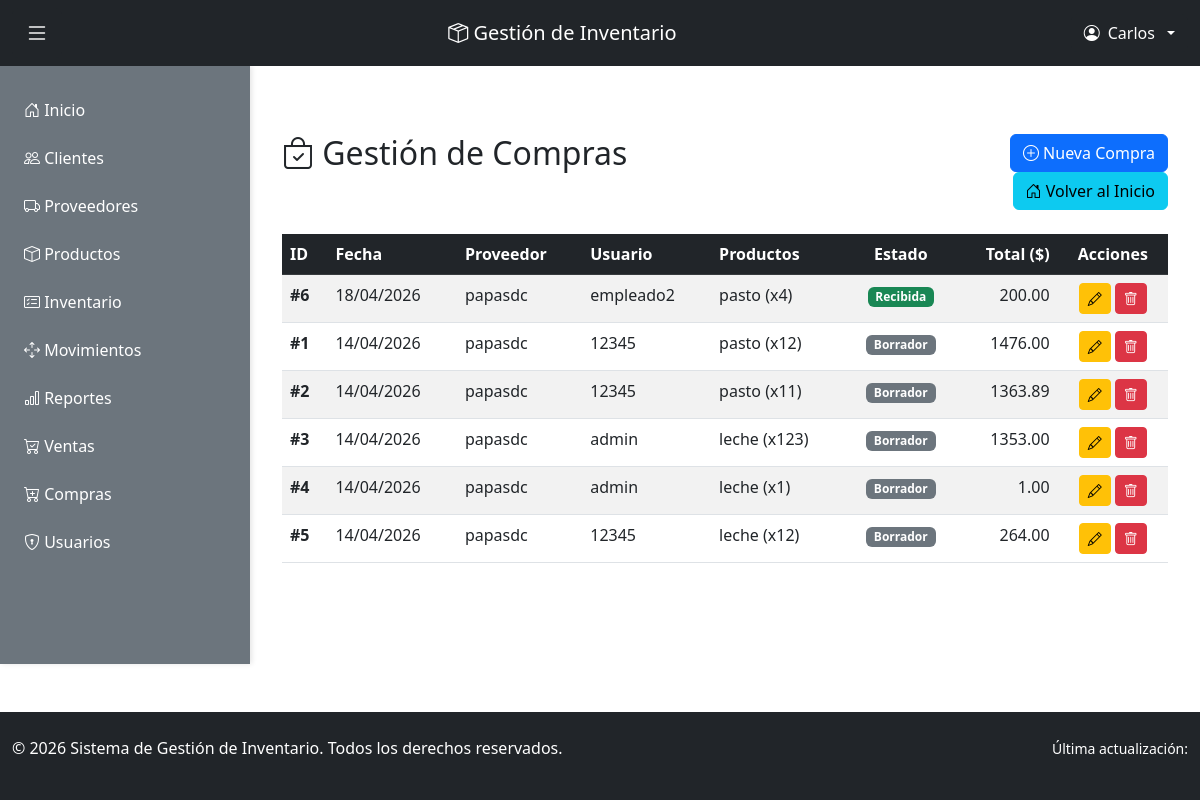
Screenshot of /compras/ (signed in) with the database file from the repository.
### inventario/models.py (models this page shows, shortened)
class Compra(models.Model):
    ESTADO_COMPRA = [
        ('borrador', 'Borrador'),
        ('confirmada', 'Confirmada'),
        ('recibida', 'Recibida'),
        ('cancelada', 'Cancelada'),
    ]
    fecha_compra = models.DateField(auto_now_add=True)
    proveedor = models.ForeignKey(Proveedor, on_delete=models.CASCADE, related_name='compras')
    usuario = models.ForeignKey(User, on_delete=models.CASCADE, related_name='compras_realizadas')
    estado = models.CharField(max_length=20, choices=ESTADO_COMPRA, default='borrador')
    total = models.DecimalField(max_digits=12, decimal_places=2, default=0)
    class Meta:
        ordering = ['-fecha_compra']
        verbose_name = 'Compra'
        verbose_name_plural = 'Compras'
    def calcular_total(self):
        return sum(detalle.subtotal() for detalle in self.detalles.all())

class Proveedor(models.Model):
    nombre_proveedor = models.CharField(max_length=100)
    telefono = models.CharField(max_length=9)
    email = models.EmailField(unique=True)
    direccion = models.CharField(max_length=200)
    fecha_creacion = models.DateTimeField(auto_now_add=True)
    class Meta:
        ordering = ['nombre_proveedor']
        verbose_name = 'Proveedor'
        verbose_name_plural = 'Proveedores'

class DetalleCompra(models.Model):
    compra = models.ForeignKey(Compra, on_delete=models.CASCADE, related_name='detalles')
    producto = models.ForeignKey(Producto, on_delete=models.CASCADE, related_name='detalles_compra')
    cantidad = models.PositiveIntegerField()
    precio_compra = models.DecimalField(max_digits=10, decimal_places=2)
    class Meta:
        unique_together = ['compra', 'producto']
        verbose_name = 'Detalle Compra'
        verbose_name_plural = 'Detalles Compra'
    def subtotal(self):
        return self.cantidad * self.precio_compra

class Producto(models.Model):
    nombre_producto = models.CharField(max_length=100)
    codigo = models.CharField(max_length=50, unique=True)
    descripcion = models.TextField()
    precio = models.DecimalField(max_digits=10, decimal_places=2)
    stock = models.PositiveIntegerField(default=0)
    stock_minimo = models.PositiveIntegerField(default=0)
    fecha_creacion = models.DateTimeField(auto_now_add=True)
    activo = models.BooleanField(default=True)
    class Meta:
        ordering = ['nombre_producto']
        verbose_name = 'Producto'
        verbose_name_plural = 'Productos'

### inventario/views.py (the view)
# urls.py: path('compras/', views.ver_compras, name='ver_compras'),
@login_required(login_url='login')
@administrador_required
@require_http_methods(["GET"])
def ver_compras(request):
    compras = Compra.objects.all()
    contexto = {'compras': compras}
    return render(request, 'compras.html', contexto)

### inventario/views.py (called while the page is built)
def administrador_required(view_func):
    return user_passes_test(
        lambda u: u.is_authenticated and (
            u.is_superuser or
            (hasattr(u, 'perfil') and u.perfil.rol == 'administrador')
        ),
        login_url='login',
        redirect_field_name=None
    )(view_func)

### inventario/templates/compras.html (shortened to what this page needs)
{% extends 'base.html' %}
{% block content %}
<div class="container my-5">
    <div class="row mb-4">
        <div class="col-md-8">
            <h2><i class="bi bi-bag-check"></i> Gestión de Compras</h2>
        </div>
        <div class="col-md-4 text-end">
            <a href="{% url 'agregar_compra' %}" class="btn btn-primary">
                <i class="bi bi-plus-circle"></i> Nueva Compra
            </a>
            <a href="{% url 'inicio' %}" class="btn btn-info ms-2">
                <i class="bi bi-house-door"></i> Volver al Inicio
            </a>
        </div>
    </div>
    {% if compras %}
        <div class="table-responsive">
            <table class="table table-hover table-striped">
                <thead class="table-dark">
                    <tr>
                        <th>ID</th>
                        <th>Fecha</th>
                        <th>Proveedor</th>
                        <th>Usuario</th>
                        <th>Productos</th>
                        <th class="text-center">Estado</th>
                        <th class="text-end">Total ($)</th>
                        <th class="text-center">Acciones</th>
                    </tr>
                </thead>
                <tbody>
                    {% for compra in compras %}
                        <tr>
                            <td><strong>#{{ compra.id }}</strong></td>
                            <td>{{ compra.fecha_compra|date:"d/m/Y" }}</td>
                            <td>{{ compra.proveedor.nombre_proveedor }}</td>
                            <td>{{ compra.usuario.username }}</td>
                            <td>
                                {% for detalle in compra.detalles.all %}
                                    {{ detalle.producto.nombre_producto }} (x{{ detalle.cantidad }})
                                {% endfor %}
                            </td>
                            <td class="text-center">
                                {% if compra.estado == 'borrador' %}
                                    <span class="badge bg-secondary">Borrador</span>
                                {% elif compra.estado == 'confirmada' %}
                                    <span class="badge bg-info">Confirmada</span>
                                {% elif compra.estado == 'recibida' %}
                                    <span class="badge bg-success">Recibida</span>
                                {% else %}
                                    <span class="badge bg-danger">Cancelada</span>
                                {% endif %}
                            </td>
                            <td class="text-end">{{ compra.calcular_total }}</td>
                            <td class="text-center">
                                <a href="{% url 'editar_compra' compra.id %}" class="btn btn-sm btn-warning" title="Editar">
                                    <i class="bi bi-pencil"></i>
                                </a>
                                <a href="{% url 'eliminar_compra' compra.id %}" class="btn btn-sm btn-danger" title="Eliminar">
                                    <i class="bi bi-trash"></i>
                                </a>
                            </td>
                        </tr>
                    {% endfor %}
                </tbody>
            </table>
        </div>
    {% else %}
        <div class="alert alert-info text-center">
            <p>No hay compras registradas. <a href="{% url 'agregar_compra' %}" class="alert-link">Registrar una nueva</a></p>
        </div>
    {% endif %}
</div>
{% endblock %}

### inventario/templates/base.html (shortened to what this page needs)
<!DOCTYPE html>
<html lang="es">
<head>
    <link href="https://cdn.jsdelivr.net/npm/bootstrap@5.3.0/dist/css/bootstrap.min.css" rel="stylesheet">
    <link rel="stylesheet" href="https://cdn.jsdelivr.net/npm/bootstrap-icons@1.10.0/font/bootstrap-icons.css">
</head>
<body>
    <nav class="navbar navbar-dark bg-dark sticky-top">
        <div class="container-fluid">
            <button class="btn btn-dark toggle-sidebar-btn me-2" id="sidebarToggle" title="Abrir/Cerrar menú">
                <i class="bi bi-list"></i>
            </button>
            <span class="navbar-brand">
                <i class="bi bi-box-seam"></i> Gestión de Inventario
            </span>
            <div class="dropdown">
                <button class="btn btn-dark dropdown-toggle d-flex align-items-center gap-2" type="button" data-bs-toggle="dropdown">
                    <i class="bi bi-person-circle"></i>
                    {{ user.username }}
                </button>
            </div>
        </div>
    </nav>
    <div class="main-container">
        <aside class="sidebar" id="sidebar">
            <ul class="sidebar-menu">
                <li><a href="{% url 'inicio' %}" class="nav-link"><i class="bi bi-house-door"></i> Inicio</a></li>
                {% if user.is_staff %}
                    <li><a href="{% url 'ver_clientes' %}" class="nav-link"><i class="bi bi-people"></i> Clientes</a></li>
                    <li><a href="{% url 'ver_proveedores' %}" class="nav-link"><i class="bi bi-truck"></i> Proveedores</a></li>
                    <li><a href="{% url 'ver_productos' %}" class="nav-link"><i class="bi bi-box"></i> Productos</a></li>
                    <li><a href="{% url 'consultar_inventario' %}" class="nav-link"><i class="bi bi-card-checklist"></i> Inventario</a></li>
                    <li><a href="{% url 'ver_movimientos' %}" class="nav-link"><i class="bi bi-arrows-move"></i> Movimientos</a></li>
                    <li><a href="{% url 'ver_reportes' %}" class="nav-link"><i class="bi bi-bar-chart"></i> Reportes</a></li>
                    <li><a href="{% url 'ver_ventas' %}" class="nav-link"><i class="bi bi-cart-check"></i> Ventas</a></li>
                    <li><a href="{% url 'ver_compras' %}" class="nav-link"><i class="bi bi-cart-plus"></i> Compras</a></li>
                    {% if user.is_superuser %}
                        <li><a href="{% url 'ver_usuarios' %}" class="nav-link"><i class="bi bi-shield-lock"></i> Usuarios</a></li>
                    {% endif %}
                {% else %}
                    <li><a href="{% url 'ver_clientes' %}" class="nav-link"><i class="bi bi-people"></i> Clientes</a></li>
                    <li><a href="{% url 'ver_proveedores' %}" class="nav-link"><i class="bi bi-building"></i> Proveedores</a></li>
                {% endif %}
            </ul>
        </aside>
        <main class="main-content">
            <div class="content-wrapper">
                {% block content %}{% endblock %}
            </div>
        </main>
    </div>
    <footer class="bg-dark text-white mt-5 py-4">
        <div class="container-fluid">
            <div class="row">
                <div class="col-md-6">
                    <p>&copy; 2026 Sistema de Gestión de Inventario. Todos los derechos reservados.</p>
                </div>
                <div class="col-md-6 text-end">
                    <small>Última actualización: {{ now|date:"d/m/Y H:i" }}</small>
                </div>
            </div>
        </div>
    </footer>
</body>
</html>

### inventario/templates/base.html (style rules this page uses)
body { display: flex; flex-direction: column; min-height: 100vh; }
.navbar { flex-shrink: 0; }
.main-container { display: flex; flex: 1; }
.sidebar { width: 250px; background-color: #6c757d; padding: 20px 0; overflow-y: auto; transition: all 0.3s ease; box-shadow: 2px 0 5px rgba(0,0,0,0.1); }
.sidebar-menu { list-style: none; padding: 0; margin: 0; }
.sidebar-menu li { margin: 0; }
.sidebar-menu a { display: block; padding: 12px 20px; color: white; text-decoration: none; transition: background-color 0.2s ease; border-left: 4px solid transparent; }
.main-content { flex: 1; padding: 0; overflow-y: auto; }
.content-wrapper { padding: 20px; }
.toggle-sidebar-btn { cursor: pointer; font-size: 1.5rem; }

### rows the page displays
Compra: id "6", fecha_compra "18/04/2026", proveedor.nombre_proveedor "papasdc", usuario.username "empleado2", estado "Recibida", calcular_total "200.00"
DetalleCompra: producto.nombre_producto "pasto", cantidad "4"
Compra: id "1", fecha_compra "14/04/2026", proveedor.nombre_proveedor "papasdc", usuario.username "12345", estado "Borrador", calcular_total "1476.00"
DetalleCompra: producto.nombre_producto "pasto", cantidad "12"
Compra: id "2", fecha_compra "14/04/2026", proveedor.nombre_proveedor "papasdc", usuario.username "12345", estado "Borrador", calcular_total "1363.89"
DetalleCompra: producto.nombre_producto "pasto", cantidad "11"
Compra: id "3", fecha_compra "14/04/2026", proveedor.nombre_proveedor "papasdc", usuario.username "admin", estado "Borrador", calcular_total "1353.00"
DetalleCompra: producto.nombre_producto "leche", cantidad "123"
Compra: id "4", fecha_compra "14/04/2026", proveedor.nombre_proveedor "papasdc", usuario.username "admin", estado "Borrador", calcular_total "1.00"
DetalleCompra: producto.nombre_producto "leche", cantidad "1"
Compra: id "5", fecha_compra "14/04/2026", proveedor.nombre_proveedor "papasdc", usuario.username "12345", estado "Borrador", calcular_total "264.00"
DetalleCompra: producto.nombre_producto "leche", cantidad "12"

### other values shown
{{ user.username }} "Carlos"
